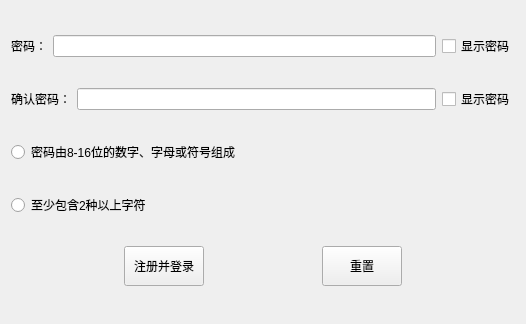
<?xml version="1.0" encoding="UTF-8"?>
<ui version="4.0">
 <class>Form</class>
 <widget class="QWidget" name="Form">
  <property name="geometry">
   <rect>
    <x>0</x>
    <y>0</y>
    <width>526</width>
    <height>324</height>
   </rect>
  </property>
  <property name="sizePolicy">
   <sizepolicy hsizetype="Expanding" vsizetype="Expanding">
    <horstretch>0</horstretch>
    <verstretch>0</verstretch>
   </sizepolicy>
  </property>
  <property name="minimumSize">
   <size>
    <width>526</width>
    <height>324</height>
   </size>
  </property>
  <property name="maximumSize">
   <size>
    <width>526</width>
    <height>324</height>
   </size>
  </property>
  <property name="windowTitle">
   <string>Form</string>
  </property>
  <layout class="QVBoxLayout" name="verticalLayout">
   <item>
    <layout class="QHBoxLayout" name="horizontalLayout">
     <item>
      <widget class="QLabel" name="registerpass_label1">
       <property name="text">
        <string>密码：</string>
       </property>
      </widget>
     </item>
     <item>
      <widget class="QLineEdit" name="registerpass_edit1">
       <property name="echoMode">
        <enum>QLineEdit::EchoMode::Password</enum>
       </property>
       <property name="placeholderText">
        <string/>
       </property>
      </widget>
     </item>
     <item>
      <widget class="QCheckBox" name="showpass_box1">
       <property name="text">
        <string>显示密码</string>
       </property>
      </widget>
     </item>
    </layout>
   </item>
   <item>
    <layout class="QHBoxLayout" name="horizontalLayout_2">
     <item>
      <widget class="QLabel" name="registerpass_label2">
       <property name="text">
        <string>确认密码：</string>
       </property>
      </widget>
     </item>
     <item>
      <widget class="QLineEdit" name="registerpass_edit2">
       <property name="echoMode">
        <enum>QLineEdit::EchoMode::Password</enum>
       </property>
      </widget>
     </item>
     <item>
      <widget class="QCheckBox" name="showpass_box2">
       <property name="text">
        <string>显示密码</string>
       </property>
      </widget>
     </item>
    </layout>
   </item>
   <item>
    <widget class="QRadioButton" name="condition1">
     <property name="text">
      <string>密码由8-16位的数字、字母或符号组成</string>
     </property>
     <property name="autoExclusive">
      <bool>false</bool>
     </property>
    </widget>
   </item>
   <item>
    <widget class="QRadioButton" name="condition2">
     <property name="text">
      <string>至少包含2种以上字符</string>
     </property>
     <property name="autoExclusive">
      <bool>false</bool>
     </property>
    </widget>
   </item>
   <item>
    <layout class="QHBoxLayout" name="horizontalLayout_3">
     <item>
      <spacer name="horizontalSpacer">
       <property name="orientation">
        <enum>Qt::Orientation::Horizontal</enum>
       </property>
       <property name="sizeHint" stdset="0">
        <size>
         <width>40</width>
         <height>20</height>
        </size>
       </property>
      </spacer>
     </item>
     <item>
      <widget class="QPushButton" name="register_button">
       <property name="minimumSize">
        <size>
         <width>70</width>
         <height>40</height>
        </size>
       </property>
       <property name="text">
        <string>注册并登录</string>
       </property>
      </widget>
     </item>
     <item>
      <spacer name="horizontalSpacer_4">
       <property name="orientation">
        <enum>Qt::Orientation::Horizontal</enum>
       </property>
       <property name="sizeHint" stdset="0">
        <size>
         <width>40</width>
         <height>20</height>
        </size>
       </property>
      </spacer>
     </item>
     <item>
      <widget class="QPushButton" name="reset_button">
       <property name="minimumSize">
        <size>
         <width>70</width>
         <height>40</height>
        </size>
       </property>
       <property name="text">
        <string>重置</string>
       </property>
      </widget>
     </item>
     <item>
      <spacer name="horizontalSpacer_2">
       <property name="orientation">
        <enum>Qt::Orientation::Horizontal</enum>
       </property>
       <property name="sizeHint" stdset="0">
        <size>
         <width>40</width>
         <height>20</height>
        </size>
       </property>
      </spacer>
     </item>
    </layout>
   </item>
  </layout>
 </widget>
 <resources/>
 <connections/>
</ui>
